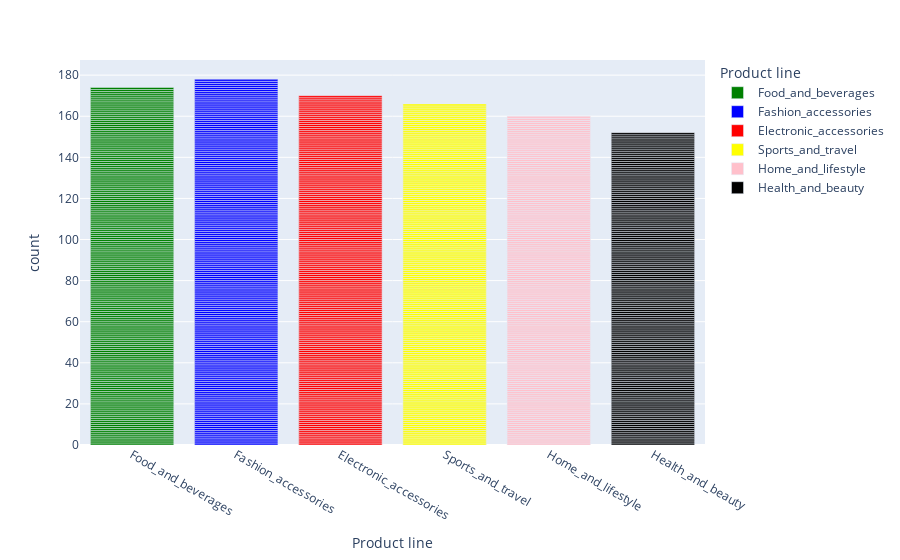

Here is the notebook cell this chart was saved with:
### Code cell
px.bar(df,x="Product line",color="Product line",
      color_discrete_sequence=["green","blue","red","yellow","pink","black"])

### Figure 1 — Plotly figure (JSON) as saved in the notebook; plotly's stock layout.template omitted (floating-point values rounded to 4 significant figures; data arrays with more than 128 entries replaced by an {"elided": "..."} marker saying what was removed)
{"data": [{"alignmentgroup": "True", "hovertemplate": "Product line=%{x}<br>count=%{y}<extra></extra>", "legendgroup": "Food_and_beverages", "marker": {"color": "green", "pattern": {"shape": ""}}, "name": "Food_and_beverages", "offsetgroup": "Food_and_beverages", "orientation": "v", "showlegend": true, "textposition": "auto", "type": "bar", "x": {"elided": "174 str values"}, "xaxis": "x", "y": {"elided": "174 int values"}, "yaxis": "y"}, {"alignmentgroup": "True", "hovertemplate": "Product line=%{x}<br>count=%{y}<extra></extra>", "legendgroup": "Fashion_accessories", "marker": {"color": "blue", "pattern": {"shape": ""}}, "name": "Fashion_accessories", "offsetgroup": "Fashion_accessories", "orientation": "v", "showlegend": true, "textposition": "auto", "type": "bar", "x": {"elided": "178 str values"}, "xaxis": "x", "y": {"elided": "178 int values"}, "yaxis": "y"}, {"alignmentgroup": "True", "hovertemplate": "Product line=%{x}<br>count=%{y}<extra></extra>", "legendgroup": "Electronic_accessories", "marker": {"color": "red", "pattern": {"shape": ""}}, "name": "Electronic_accessories", "offsetgroup": "Electronic_accessories", "orientation": "v", "showlegend": true, "textposition": "auto", "type": "bar", "x": {"elided": "170 str values"}, "xaxis": "x", "y": {"elided": "170 int values"}, "yaxis": "y"}, {"alignmentgroup": "True", "hovertemplate": "Product line=%{x}<br>count=%{y}<extra></extra>", "legendgroup": "Sports_and_travel", "marker": {"color": "yellow", "pattern": {"shape": ""}}, "name": "Sports_and_travel", "offsetgroup": "Sports_and_travel", "orientation": "v", "showlegend": true, "textposition": "auto", "type": "bar", "x": {"elided": "166 str values"}, "xaxis": "x", "y": {"elided": "166 int values"}, "yaxis": "y"}, {"alignmentgroup": "True", "hovertemplate": "Product line=%{x}<br>count=%{y}<extra></extra>", "legendgroup": "Home_and_lifestyle", "marker": {"color": "pink", "pattern": {"shape": ""}}, "name": "Home_and_lifestyle", "offsetgroup": "Home_and_lifestyle", "orientation": "v", "showlegend": true, "textposition": "auto", "type": "bar", "x": {"elided": "160 str values"}, "xaxis": "x", "y": {"elided": "160 int values"}, "yaxis": "y"}, {"alignmentgroup": "True", "hovertemplate": "Product line=%{x}<br>count=%{y}<extra></extra>", "legendgroup": "Health_and_beauty", "marker": {"color": "black", "pattern": {"shape": ""}}, "name": "Health_and_beauty", "offsetgroup": "Health_and_beauty", "orientation": "v", "showlegend": true, "textposition": "auto", "type": "bar", "x": {"elided": "152 str values"}, "xaxis": "x", "y": {"elided": "152 int values"}, "yaxis": "y"}], "layout": {"barmode": "relative", "legend": {"title": {"text": "Product line"}, "tracegroupgap": 0}, "margin": {"t": 60}, "xaxis": {"anchor": "y", "categoryarray": ["Food_and_beverages", "Fashion_accessories", "Electronic_accessories", "Sports_and_travel", "Home_and_lifestyle", "Health_and_beauty"], "categoryorder": "array", "domain": [0, 1], "title": {"text": "Product line"}}, "yaxis": {"anchor": "x", "domain": [0, 1], "title": {"text": "count"}}}}
